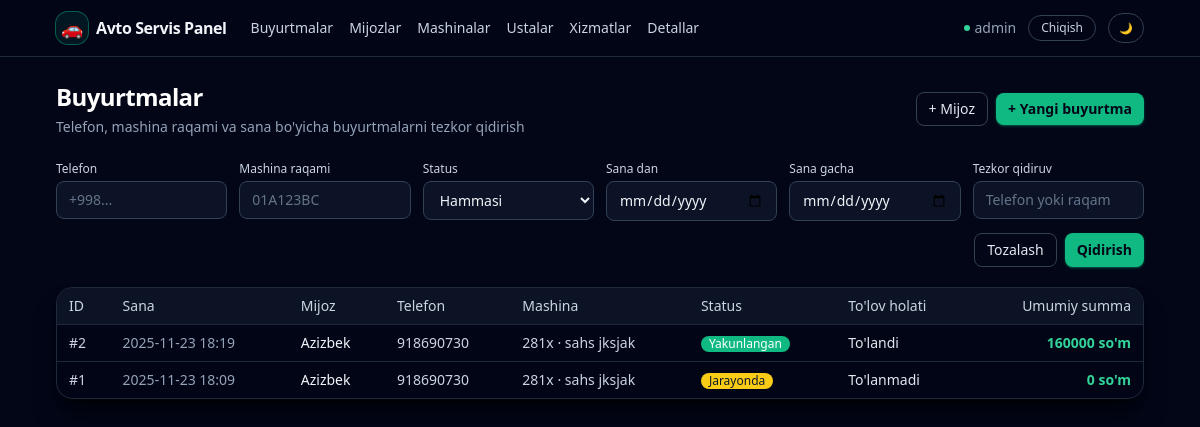
Before: / (signed in) with the older database file.
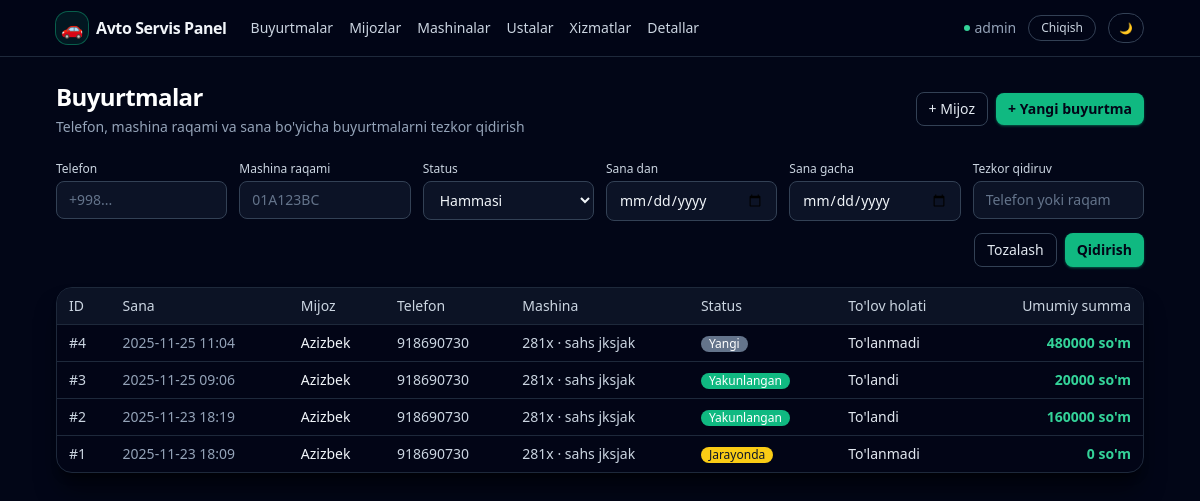
After: the same page with the newer database file.
### apps/models.py (models this page shows, shortened)
class User(AbstractUser):
    telegram_username = models.CharField(
        _("Telegram username"), max_length=255, null=True, blank=True
    )
    telegram_id = models.BigIntegerField(_("Telegram ID"), null=True, blank=True)
    telegram_chat_id = models.BigIntegerField(
        _("Telegram chat ID"), null=True, blank=True
    )
    telegram_username_validator = RegexValidator(
        regex=r"^[a-zA-Z0-9_]{5,32}$",
        message=_(
            "Telegram username can only contain letters, numbers and underscores"
        ),
    )
    role = models.CharField(
        _("Role"), max_length=32, choices=Role.choices, default=Role.USER
    )
    phone = models.CharField(
        _("Phone number"),
        max_length=20,
        blank=True,
        help_text=_("Contact phone number"),
    )
    class Meta:
        verbose_name = _("User")
        verbose_name_plural = _("Users")

class Order(models.Model):
    customer = models.ForeignKey(
        Customer, on_delete=models.CASCADE, related_name="orders"
    )
    car = models.ForeignKey(
        Car, on_delete=models.CASCADE, related_name="orders"
    )
    master = models.ForeignKey(
        Master,
        on_delete=models.SET_NULL,
        related_name="orders",
        null=True,
        blank=True,
    )
    description = models.TextField(_("Problem description"), blank=True)
    status = models.CharField(
        _("Status"),
        max_length=32,
        choices=OrderStatus.choices,
        default=OrderStatus.NEW,
        db_index=True,
    )
    payment_status = models.CharField(
        _("Payment status"),
        max_length=32,
        choices=PaymentStatus.choices,
        default=PaymentStatus.UNPAID,
    )
    payment_type = models.CharField(
        _("Payment type"),
        max_length=32,
        choices=PaymentType.choices,
        blank=True,
    )
    total_amount = models.DecimalField(
        _("Total amount"),
        max_digits=14,
        decimal_places=2,
        default=0,
    )
    created_at = models.DateTimeField(_("Created at"), auto_now_add=True)
    updated_at = models.DateTimeField(_("Updated at"), auto_now=True)
    class Meta:
        verbose_name = _("Order")
        verbose_name_plural = _("Orders")
        ordering = ["-created_at"]

class Customer(models.Model):
    full_name = models.CharField(_("Full name"), max_length=255)
    phone = models.CharField(
        _("Phone"),
        max_length=20,
        db_index=True,
    )
    telegram_username = models.CharField(
        _("Telegram username"), max_length=255, null=True, blank=True
    )
    class Meta:
        verbose_name = _("Customer")
        verbose_name_plural = _("Customers")

class Car(models.Model):
    customer = models.ForeignKey(
        Customer, on_delete=models.CASCADE, related_name="cars"
    )
    brand = models.CharField(_("Brand"), max_length=100)
    model = models.CharField(_("Model"), max_length=100, blank=True)
    plate_number = models.CharField(
        _("Plate number"),
        max_length=20,
        db_index=True,
    )
    vin = models.CharField(_("VIN"), max_length=64, blank=True)
    class Meta:
        verbose_name = _("Car")
        verbose_name_plural = _("Cars")

### apps/views/orders.py (the view)
# urls.py: path("", order_list, name="order_list"),
@login_required
def order_list(request):
    orders = Order.objects.select_related("customer", "car", "master")
    phone = request.GET.get("phone")
    plate = request.GET.get("plate")
    status = request.GET.get("status")
    date_from = request.GET.get("date_from")
    date_to = request.GET.get("date_to")
    query = request.GET.get("q")
    if phone:
        orders = orders.filter(customer__phone__icontains=phone)
    if plate:
        orders = orders.filter(car__plate_number__icontains=plate)
    if status:
        orders = orders.filter(status=status)
    if date_from:
        try:
            df = datetime.strptime(date_from, "%Y-%m-%d").date()
            orders = orders.filter(created_at__date__gte=df)
        except ValueError:
            pass
    if date_to:
        try:
            dt = datetime.strptime(date_to, "%Y-%m-%d").date()
            orders = orders.filter(created_at__date__lte=dt)
        except ValueError:
            pass
    if query:
        orders = orders.filter(
            Q(customer__phone__icontains=query)
            | Q(car__plate_number__icontains=query)
            | Q(customer__full_name__icontains=query)
        )
    context = {
        "orders": orders,
        "filter": {
            "phone": phone or "",
            "plate": plate or "",
            "status": status or "",
            "date_from": date_from or "",
            "date_to": date_to or "",
            "q": query or "",
        },
    }
    return render(request, "orders/order_list.html", context)

### templates/orders/order_list.html (shortened to what this page needs)
{% extends "base.html" %}
{% block content %}
<div class="flex items-center justify-between mb-6">
    <div>
        <h1 class="text-xl sm:text-2xl font-semibold tracking-tight text-white">Buyurtmalar</h1>
        <p class="text-xs sm:text-sm text-slate-400 mt-1">
            Telefon, mashina raqami va sana bo'yicha buyurtmalarni tezkor qidirish
        </p>
    </div>
    <div class="flex items-center gap-2">
        <a href="{% url 'apps:customer_create' %}"
           class="hidden sm:inline-flex items-center rounded-lg border border-slate-700 px-3 py-1.5 text-xs sm:text-sm font-medium text-slate-200 hover:bg-slate-800 transition">
            + Mijoz
        </a>
        <a href="{% url 'apps:order_create' %}"
           class="inline-flex items-center rounded-lg bg-emerald-500 hover:bg-emerald-400 px-3 py-1.5 text-xs sm:text-sm font-semibold text-slate-950 shadow shadow-emerald-500/40">
            + Yangi buyurtma
        </a>
    </div>
</div>
<form method="get" class="mb-5">
    <div class="grid grid-cols-1 sm:grid-cols-2 lg:grid-cols-6 gap-3">
        <div class="space-y-1">
            <label class="block text-xs font-medium text-slate-300">Telefon</label>
            <input type="text" name="phone"
                   value="{{ filter.phone }}"
                   placeholder="+998..."
                   class="w-full rounded-lg border border-slate-700 bg-slate-900/80 px-3 py-2 text-xs sm:text-sm text-slate-100 placeholder-slate-500 focus:outline-none focus:ring-2 focus:ring-emerald-500/60 focus:border-emerald-500">
        </div>
        <div class="space-y-1">
            <label class="block text-xs font-medium text-slate-300">Mashina raqami</label>
            <input type="text" name="plate"
                   value="{{ filter.plate }}"
                   placeholder="01A123BC"
                   class="w-full rounded-lg border border-slate-700 bg-slate-900/80 px-3 py-2 text-xs sm:text-sm text-slate-100 placeholder-slate-500 focus:outline-none focus:ring-2 focus:ring-emerald-500/60 focus:border-emerald-500">
        </div>
        <div class="space-y-1">
            <label class="block text-xs font-medium text-slate-300">Status</label>
            <select name="status"
                    class="w-full rounded-lg border border-slate-700 bg-slate-900/80 px-3 py-2 text-xs sm:text-sm text-slate-100 focus:outline-none focus:ring-2 focus:ring-emerald-500/60 focus:border-emerald-500">
                <option value="">Hammasi</option>
            </select>
        </div>
        <div class="space-y-1">
            <label class="block text-xs font-medium text-slate-300">Sana dan</label>
            <input type="date" name="date_from"
                   value="{{ filter.date_from }}"
                   class="w-full rounded-lg border border-slate-700 bg-slate-900/80 px-3 py-2 text-xs sm:text-sm text-slate-100 focus:outline-none focus:ring-2 focus:ring-emerald-500/60 focus:border-emerald-500">
        </div>
        <div class="space-y-1">
            <label class="block text-xs font-medium text-slate-300">Sana gacha</label>
            <input type="date" name="date_to"
                   value="{{ filter.date_to }}"
                   class="w-full rounded-lg border border-slate-700 bg-slate-900/80 px-3 py-2 text-xs sm:text-sm text-slate-100 focus:outline-none focus:ring-2 focus:ring-emerald-500/60 focus:border-emerald-500">
        </div>
        <div class="space-y-1">
            <label class="block text-xs font-medium text-slate-300">Tezkor qidiruv</label>
            <input type="text" name="q"
                   value="{{ filter.q }}"
                   placeholder="Telefon yoki raqam"
                   class="w-full rounded-lg border border-slate-700 bg-slate-900/80 px-3 py-2 text-xs sm:text-sm text-slate-100 placeholder-slate-500 focus:outline-none focus:ring-2 focus:ring-emerald-500/60 focus:border-emerald-500">
        </div>
    </div>
    <div class="flex justify-end gap-2 mt-3">
        <a href="."
           class="inline-flex items-center rounded-lg border border-slate-700 px-3 py-1.5 text-xs sm:text-sm font-medium text-slate-200 hover:bg-slate-800 transition">
            Tozalash
        </a>
        <button type="submit"
                class="inline-flex items-center rounded-lg bg-emerald-500 hover:bg-emerald-400 px-3 py-1.5 text-xs sm:text-sm font-semibold text-slate-950 shadow shadow-emerald-500/40 transition">
            Qidirish
        </button>
    </div>
</form>
<div class="overflow-hidden rounded-2xl border border-slate-800 bg-slate-950/60 shadow-xl shadow-black/50">
    <div class="overflow-x-auto">
        <table class="min-w-full text-left text-xs sm:text-sm">
            <thead class="bg-slate-900/80 border-b border-slate-800 text-slate-300">
            <tr>
                <th class="px-3 py-2 font-medium">ID</th>
                <th class="px-3 py-2 font-medium">Sana</th>
                <th class="px-3 py-2 font-medium">Mijoz</th>
                <th class="px-3 py-2 font-medium">Telefon</th>
                <th class="px-3 py-2 font-medium">Mashina</th>
                <th class="px-3 py-2 font-medium">Status</th>
                <th class="px-3 py-2 font-medium">To'lov holati</th>
                <th class="px-3 py-2 font-medium text-right">Umumiy summa</th>
            </tr>
            </thead>
            <tbody class="divide-y divide-slate-800">
            {% for order in orders %}
                <tr class="hover:bg-slate-900/70 cursor-pointer"
                    onclick="window.location='{% url 'apps:order_detail' order.pk %}'">
                    <td class="px-3 py-2 text-slate-300">#{{ order.id }}</td>
                    <td class="px-3 py-2 text-slate-400">{{ order.created_at|date:"Y-m-d H:i" }}</td>
                    <td class="px-3 py-2 text-slate-100">{{ order.customer.full_name }}</td>
                    <td class="px-3 py-2 text-slate-300">{{ order.customer.phone }}</td>
                    <td class="px-3 py-2 text-slate-300">
                        {{ order.car.plate_number }} · {{ order.car.brand }} {{ order.car.model }}
                    </td>
                    <td class="px-3 py-2">
                        {% if order.status == "new" %}
                            <span class="status-badge-new">Yangi</span>
                        {% elif order.status == "in_progress" %}
                            <span class="status-badge-in_progress">Jarayonda</span>
                        {% elif order.status == "checking" %}
                            <span class="status-badge-checking">Tekshirilmoqda</span>
                        {% elif order.status == "completed" %}
                            <span class="status-badge-completed">Yakunlangan</span>
                        {% else %}
                            <span class="inline-flex items-center rounded-full bg-slate-700 px-2 py-0.5 text-xs text-white">
                                {{ order.get_status_display }}
                            </span>
                        {% endif %}
                    </td>
                    <td class="px-3 py-2 text-slate-200">
                        {{ order.get_payment_status_display }}
                    </td>
                    <td class="px-3 py-2 text-right text-emerald-400 font-semibold">
                        {{ order.total_amount|floatformat:0 }} so'm
                    </td>
                </tr>
            {% empty %}
                <tr>
                    <td colspan="8" class="px-3 py-6 text-center text-slate-500">
                        Buyurtmalar topilmadi
                    </td>
                </tr>
            {% endfor %}
            </tbody>
        </table>
    </div>
</div>
{% endblock %}

### templates/base.html (shortened to what this page needs)
{% load static %}
<!DOCTYPE html>
<html lang="uz">
<head>
    <script src="https://cdn.tailwindcss.com"></script>
</head>
<body class="min-h-screen text-slate-100" data-theme="dark">
<div class="min-h-screen flex flex-col">
    <header class="border-b border-slate-800 bg-slate-950/80 backdrop-blur">
        <div class="mx-auto w-full max-w-6xl px-4 sm:px-6 lg:px-8 py-3 flex items-center justify-between">
            <div class="flex items-center gap-6">
                <a href="{% url 'apps:order_list' %}" class="inline-flex items-center gap-2">
                    <span class="inline-flex h-8 w-8 items-center justify-center rounded-xl bg-emerald-500/10 ring-1 ring-emerald-500/50">
                        <span class="text-lg">🚗</span>
                    </span>
                    <span class="font-semibold tracking-tight text-sm sm:text-base">Avto Servis Panel</span>
                </a>
                <nav class="hidden sm:flex items-center gap-4 text-xs sm:text-sm text-slate-300">
                    <a href="{% url 'apps:order_list' %}" class="hover:text-white transition">
                        Buyurtmalar
                    </a>
                    <a href="{% url 'apps:customer_list' %}" class="hover:text-white transition">
                        Mijozlar
                    </a>
                    <a href="{% url 'apps:car_list' %}" class="hover:text-white transition">
                        Mashinalar
                    </a>
                    <a href="{% url 'apps:master_list' %}" class="hover:text-white transition">
                        Ustalar
                    </a>
                    <a href="{% url 'apps:service_list' %}" class="hover:text-white transition">
                        Xizmatlar
                    </a>
                    <a href="{% url 'apps:part_list' %}" class="hover:text-white transition">
                        Detallar
                    </a>
                </nav>
            </div>
            <div class="flex items-center gap-3 text-xs sm:text-sm">
                {% if request.user.is_authenticated %}
                    <span class="hidden sm:inline-flex items-center gap-1 text-slate-400">
                        <span class="w-1.5 h-1.5 rounded-full bg-emerald-400 animate-pulse"></span>
                        {{ request.user.get_full_name|default:request.user.username }}
                    </span>
                    <a href="{% url 'logout' %}"
                       class="inline-flex items-center rounded-full border border-slate-700 px-3 py-1 text-xs font-medium text-slate-300 hover:bg-slate-800 transition">
                        Chiqish
                    </a>
                {% endif %}
                <button type="button" id="theme-toggle"
                        class="inline-flex items-center rounded-full border border-slate-700 px-2.5 py-1 text-[11px] font-medium text-slate-300 hover:bg-slate-800 transition">
                </button>
            </div>
        </div>
    </header>
    <main class="flex-1">
        <div class="mx-auto w-full max-w-6xl px-4 sm:px-6 lg:px-8 py-6">
            {% block content %}{% endblock %}
        </div>
    </main>
</div>
</body>
</html>

### templates/base.html (style rules this page uses)
.status-badge-new, .status-badge-in_progress, .status-badge-checking, .status-badge-completed { border-radius: 9999px; padding: 2px 8px; font-size: 0.75rem; font-weight: 500; line-height: 1; display: inline-flex; align-items: center; }
.status-badge-new { background-color: rgb(100 116 139); color: white; }
.status-badge-in_progress { background-color: rgb(250 204 21); color: rgb(15 23 42); }
.status-badge-completed { background-color: rgb(16 185 129); color: white; }
body[data-theme="dark"] { background-color: rgb(2 6 23); color: rgb(241 245 249); }

Changed rows visible on the page:
added Order: id "4", created_at "2025-11-25 11:04", customer.full_name "Azizbek", customer.phone "918690730", car.plate_number "281x", car.brand "sahs", car.model "jksjak", status "Yangi", payment_status "To'lanmadi", total_amount "480000"
added Order: id "3", created_at "2025-11-25 09:06", customer.full_name "Azizbek", customer.phone "918690730", car.plate_number "281x", car.brand "sahs", car.model "jksjak", status "Yakunlangan", payment_status "To'landi", total_amount "20000"
